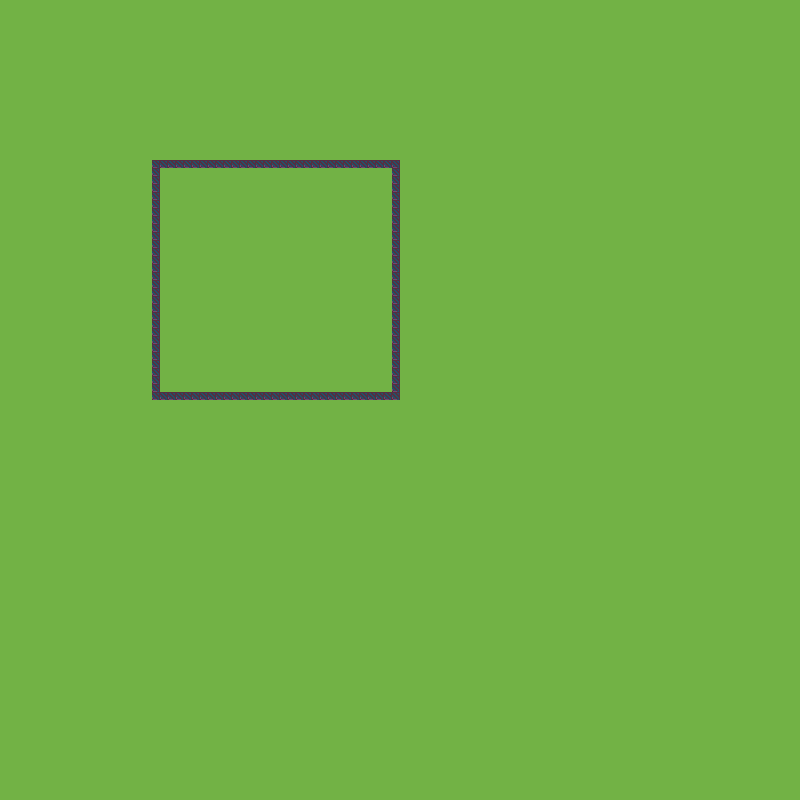

This is a level from a 2D game, rendered from its Tiled map with the project's own tilesets. A one-line summary and the map file follow, with tile-layer data summarised:
An orthogonal 100x100 tile map with 8x8 px tiles, 1 tile layer (Tile Layer 1).

<map version="1.5" tiledversion="1.7.2" orientation="orthogonal" renderorder="right-down" width="100" height="100" tilewidth="8" tileheight="8" infinite="0" nextlayerid="3" nextobjectid="1">
 <tileset firstgid="1" source="PetesTiledExperiments.tsx" />
 <layer id="2" name="Tile Layer 1" width="100" height="100">
  <data>[10000 cells, 10000 non-empty, 2 distinct tile ids]</data>
 </layer>
</map>
